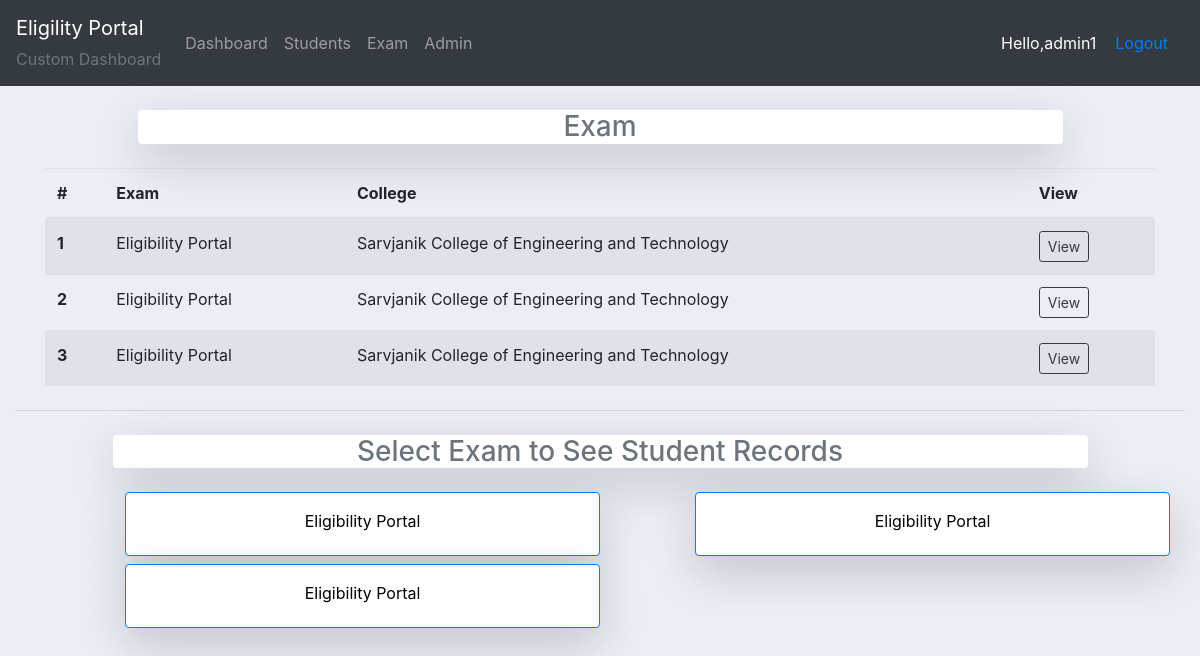
Page /adminapp/college-exam/2 (signed in) on the earlier database version.
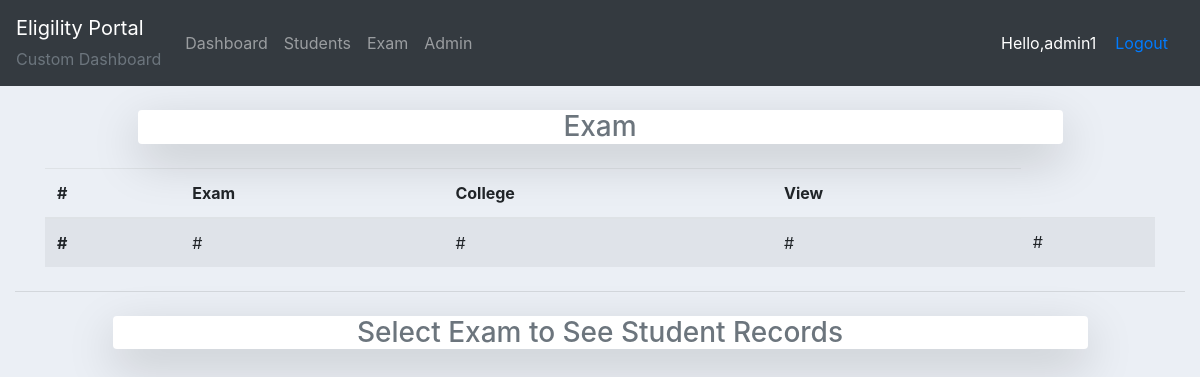
Same page on the later database version.
### exam/models.py (models this page shows)
class Exam(models.Model):
    exam_name = models.CharField(max_length=100)
    college = models.ForeignKey(College, on_delete=models.CASCADE, related_name='exam')
    def __str__(self):
        return self.exam_name

class College(models.Model):
    clg_name = models.CharField(max_length=300)
    def __str__(self):
        return self.clg_name

### exam/decorators.py (the view)
        def wrapper_func(request, *args,  **kwargs):
            group = None
            if request.user.groups.exists():
                group = request.user.groups.all()[0].name
            if group in allowed_roles:
                return view_func(request, *args, **kwargs)
            else:
                return HttpResponse('Not Allowed')

### adminapp/views.py (called while the page is built)
@login_required(login_url='adminapp:loginadmin/')
@allowed_users(allowed_roles=['admin'])
def fetchExams(request, id):
    exam_list = Exam.objects.filter(college=id).prefetch_related('college')
    context = {'exam_list':exam_list}
    return render(request, 'adminapp/college_exam.html', context)

### adminapp/templates/adminapp/college_exam.html (shortened to what this page needs)
{% extends 'adminapp/main.html' %}
{% block content %}
<div class="container">
    <div class="colleges col-md-10 my-4 offset-md-1 shadow-lg bg-white rounded align-middle"><h3 class="head text-center text-muted align-middle">Exam</h3></div>
    <table class="table table-striped">
        <thead>
          <tr>
            <th scope="col">#</th>
            <th scope="col">Exam</th>
            <th scope="col">College</th>
            <th>View</th>
          </tr>
        </thead>
        <tbody>
            {% if exam_list %}
            {% for exam in exam_list %}
                <tr>
                    <th scope="row">{{ forloop.counter }}</th>
                    <td>{{exam.exam_name}}</td>
                    <td>{{exam.college}}</td>
                    <td><a href="{% url 'adminapp:exam-info' exam.id%}" class="btn btn-sm btn-outline-dark">View</a></td>
                </tr>
            {% endfor %}
            {% else %}
            <tr>
                <th scope="row">#</th>
                <td>#</td>
                <td>#</td>
                <td>#</td>
                <td>#</td>
            </tr>
            {% endif %}
        </tbody>
      </table>
  </div>
<hr class="my-4">
  <div class="colleges col-md-10 offset-md-1 shadow-lg bg-white rounded align-middle"><h3 class="head text-center text-muted align-middle">Select Exam to See Student Records</h3></div>
<div class="container">
    <div class="row mt-3">
    {% for exam in exam_list %}
		<a href="{% url 'adminapp:studentrecords' exam_id=exam.id college_id=exam.college.id %}" class="btn btn-primary hover col-md-5 offset-md-1 mt-2 shadow-lg p-3 bg-white rounded">
      {{ exam }}
		</a>
    {% endfor %}
	</div>
	</div>
</div>
{% endblock  %}

Differences in the rows shown:
removed Exam: exam_name "Eligibility Portal", college "Sarvjanik College of Engineering and Technology"
removed Exam: exam_name "Eligibility Portal", college "Sarvjanik College of Engineering and Technology"
removed Exam: exam_name "Eligibility Portal", college "Sarvjanik College of Engineering and Technology"
